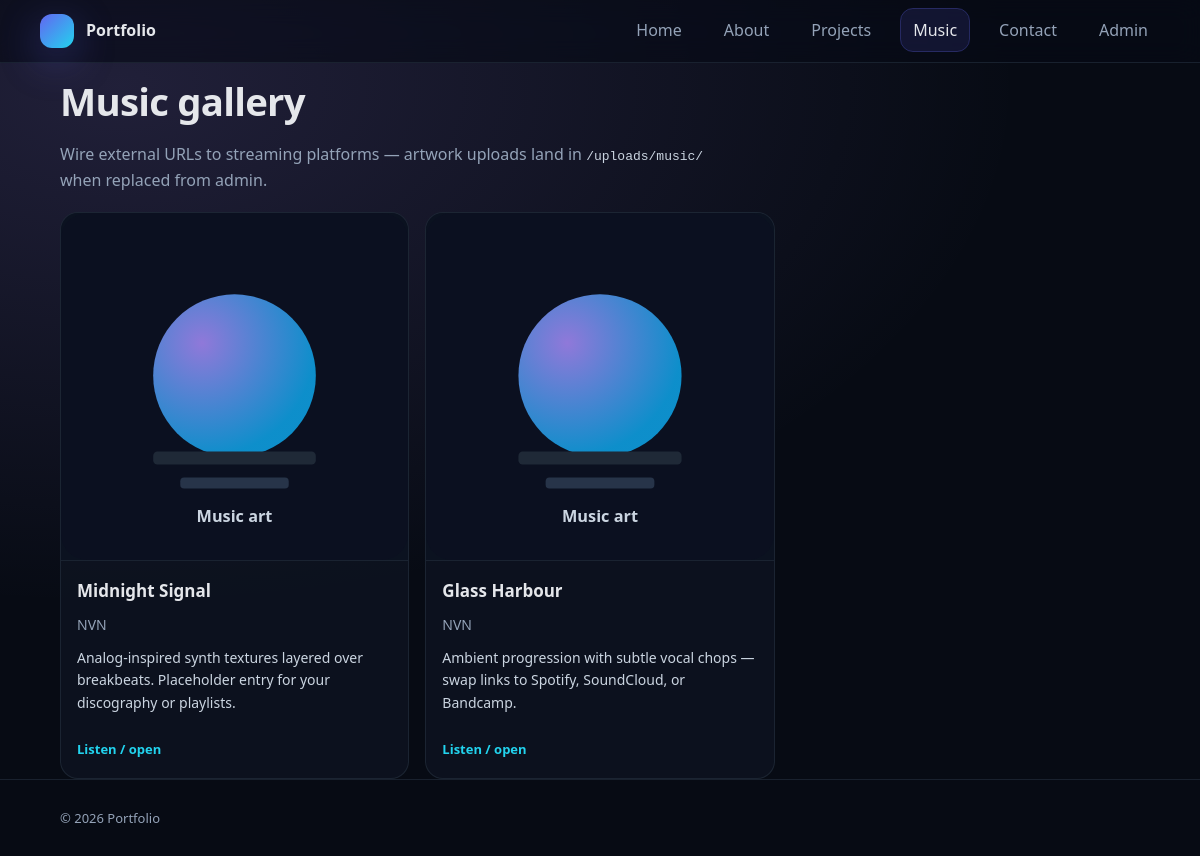
The app's page /music.php with its own data.
### tables this page shows
CREATE TABLE music_items (
  id INT UNSIGNED NOT NULL AUTO_INCREMENT,
  title VARCHAR(200) NOT NULL,
  artist VARCHAR(200) NOT NULL DEFAULT '',
  description TEXT NOT NULL,
  image_path VARCHAR(512) NOT NULL DEFAULT 'assets/img/music-placeholder.svg',
  external_url VARCHAR(512) NOT NULL DEFAULT '',
  sort_order INT NOT NULL DEFAULT 0,
  created_at DATETIME NOT NULL DEFAULT CURRENT_TIMESTAMP,
  updated_at DATETIME NOT NULL DEFAULT CURRENT_TIMESTAMP ON UPDATE CURRENT_TIMESTAMP,
  PRIMARY KEY (id),
  KEY idx_music_sort (sort_order)
);

### includes/helpers.php (called while the page is built, shortened)
<?php
function app_config(): array
{
    static $cfg = null;
    if ($cfg === null) {
        $path = dirname(__DIR__) . '/config/app.php';
        $cfg = is_file($path) ? require $path : ['base_path' => ''];
    }
    return $cfg;
}
function portfolio_infer_base_path(): string
{
    $script = $_SERVER['SCRIPT_NAME'] ?? '';
    $script = str_replace('\\', '/', (string) $script);
    $dir = dirname($script);
    $dir = ($dir === '\\' || $dir === '.') ? '/' : $dir;
    return rtrim($dir, '/');
}
function url_for(string $path): string
{
    $configured = rtrim((string) (app_config()['base_path'] ?? ''), '/');
    $base = $configured !== '' ? $configured : portfolio_infer_base_path();
    $path = ltrim($path, '/');
    return ($base === '' ? '' : $base) . '/' . $path;
}
function e(?string $value): string
{
    return htmlspecialchars((string) $value, ENT_QUOTES | ENT_SUBSTITUTE, 'UTF-8');
}

### config/app.php (called while the page is built, shortened)
<?php
return [
    'base_path' => '',
];

### includes/MusicRepository.php (called while the page is built, shortened)
<?php
final class MusicRepository
{
    public function allOrdered(): array
    {
        $stmt = $this->pdo->query('SELECT * FROM music_items ORDER BY sort_order ASC, id DESC');
        return $stmt->fetchAll();
    }
}

### music.php (the view, shortened to what this page needs)
<?php
require_once __DIR__ . '/includes/bootstrap.php';
require_once __DIR__ . '/includes/MusicRepository.php';
$repo = new MusicRepository($pdo);
$tracks = $repo->allOrdered();
?>
<!DOCTYPE html>
<html lang="en">
<head>
</head>
<body>
  <header>
    <div class="wrap nav">
      <a class="brand" href="<?= e(url_for('index.php')) ?>">
        <span class="brand-badge" aria-hidden="true"></span>
        <span>Portfolio</span>
      </a>
      <nav id="siteNav" aria-label="Primary">
        <ul>
          <li><a href="<?= e(url_for('index.php')) ?>">Home</a></li>
          <li><a href="<?= e(url_for('about.php')) ?>">About</a></li>
          <li><a href="<?= e(url_for('projects.php')) ?>">Projects</a></li>
          <li><a class="active" href="<?= e(url_for('music.php')) ?>">Music</a></li>
          <li><a href="<?= e(url_for('contact.php')) ?>">Contact</a></li>
          <li><a href="<?= e(url_for('admin/login.php')) ?>">Admin</a></li>
        </ul>
      </nav>
    </div>
  </header>
  <main class="wrap">
    <div class="page-head">
      <h1>Music gallery</h1>
      <p class="lede">Wire external URLs to streaming platforms — artwork uploads land in <code style="color:#cbd5e1">/uploads/music/</code> when replaced from admin.</p>
    </div>
    <div class="grid">
      <?php foreach ($tracks as $t): ?>
        <article>
          <div class="thumb">
            <img src="<?= e(url_for($t['image_path'])) ?>" alt="<?= e($t['title']) ?> artwork">
          </div>
          <div class="body">
            <h2><?= e($t['title']) ?></h2>
            <p class="artist"><?= e($t['artist']) ?></p>
            <p class="desc"><?= nl2br(e($t['description'])) ?></p>
            <div class="cta">
              <?php if ($t['external_url'] !== ''): ?>
                <a class="link" href="<?= e($t['external_url']) ?>" target="_blank" rel="noopener noreferrer">Listen / open</a>
              <?php else: ?>
                <span class="link" style="opacity:.45;font-weight:700">Link coming soon</span>
              <?php endif; ?>
            </div>
          </div>
        </article>
      <?php endforeach; ?>
    </div>
  </main>
  <footer>
    <div class="wrap">© <?= date('Y') ?> Portfolio</div>
  </footer>
</body>
</html>

### music.php (style rules this page uses)
:root { --bg:#070b14; --surface:#0f172a; --surface2:#111827; --border:#1f2937; --text:#e5e7eb; --muted:#94a3b8; --accent:#6366f1; --accent2:#22d3ee; --radius:18px; --max:1120px; }
* { box-sizing:border-box }
body { margin:0;font-family:ui-sans-serif,system-ui,-apple-system,Segoe UI,Roboto,Ubuntu,Cantarell,Noto Sans,sans-serif;background:radial-gradient(900px 520px at 10% 10%,rgba(167,139,250,.16),transparent),var(--bg);color:var(--text);line-height:1.6 }
a { color:inherit;text-decoration:none }
img { max-width:100%;display:block;height:auto }
.wrap { max-width:var(--max);margin:0 auto;padding:0 20px }
header { position:sticky;top:0;z-index:40;backdrop-filter:saturate(130%) blur(12px);background:rgba(7,11,20,.62);border-bottom:1px solid rgba(31,41,55,.75) }
.nav { display:flex;align-items:center;justify-content:space-between;padding:14px 0;gap:16px }
.brand { display:flex;align-items:center;gap:12px;font-weight:800 }
.brand-badge { width:34px;height:34px;border-radius:12px;background:linear-gradient(135deg,var(--accent),var(--accent2));box-shadow:0 12px 40px rgba(99,102,241,.35) }
nav ul { display:flex;gap:18px;list-style:none;margin:0;padding:0;flex-wrap:wrap;justify-content:flex-end }
nav a { padding:10px 12px;border-radius:12px;color:var(--muted) }
nav a.active { color:var(--text);outline:1px solid rgba(99,102,241,.35);background:rgba(99,102,241,.12) }
main { padding:34px 0 56px }
.page-head { margin:8px 0 18px }
h1 { margin:0;font-size:clamp(28px,3.2vw,40px);letter-spacing:-.02em }
.lede { margin:10px 0 0;color:var(--muted);max-width:72ch }
.grid { display:grid;grid-template-columns:repeat(3,1fr);gap:16px }
article { border:1px solid rgba(31,41,55,.85);background:rgba(17,24,39,.55);border-radius:var(--radius);overflow:hidden;display:flex;flex-direction:column }
.thumb { aspect-ratio:1/1;background:#0b1220;border-bottom:1px solid rgba(31,41,55,.75) }
.thumb img { width:100%;height:100%;object-fit:cover }
.body { padding:16px;display:flex;flex-direction:column;gap:10px;flex:1 }
h2 { margin:0;font-size:17px }
.artist { margin:0;color:var(--muted);font-size:14px }
.desc { margin:0;color:#cbd5e1;font-size:14px }
.cta { margin-top:auto;padding-top:12px }
.link { font-weight:800;color:var(--accent2);font-size:13px }
footer { border-top:1px solid rgba(31,41,55,.75);padding:28px 0;color:var(--muted);font-size:13px }

### records on screen
music_items: image_path (placeholder picture), title "Midnight Signal", artist "NVN", description "Analog-inspired synth textures layered over breakbeats. Placeholder entry for your discography or playlists."
music_items: image_path (placeholder picture), title "Glass Harbour", artist "NVN", description "Ambient progression with subtle vocal chops — swap links to Spotify, SoundCloud, or Bandcamp."
